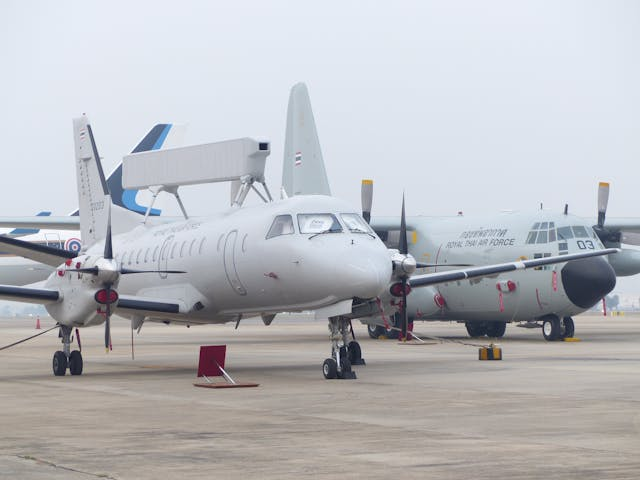
#> input picture data/pexels-saab-340.jpg, 640 x 480 px, found by its file name
$ python 08.py
#> lines starting #> are read from the running program, lines starting #| are printed output that depends on the picture; after the words box and inside, x2 and y2 are one past the last pixel; in counts of white or black regions, pixels touching at a corner belong together
import cv2 as cv
import os
import matplotlib.pyplot as plt
import numpy as np

def hsvColorSegmentation():
    root = os.getcwd()
    imgPath = os.path.join(root, "data\\pexels-saab-340.jpg")
    img = cv.imread(imgPath )
#> img is the input picture: shape (480, 640, 3); mean B, G, R 190.4, 185.9, 184.5
    imgRGB = cv.cvtColor(img, cv.COLOR_BGR2RGB)
    hsv = cv.cvtColor(img, cv.COLOR_BGR2HSV)
#> hsv: shape (480, 640, 3); mean H, S, V 80.4, 22.4, 195.2

    lower_bound = np.array([0, 0, 50])
    upper_bound = np.array([10, 120, 100])
    mask = cv.inRange(hsv, lower_bound, upper_bound)
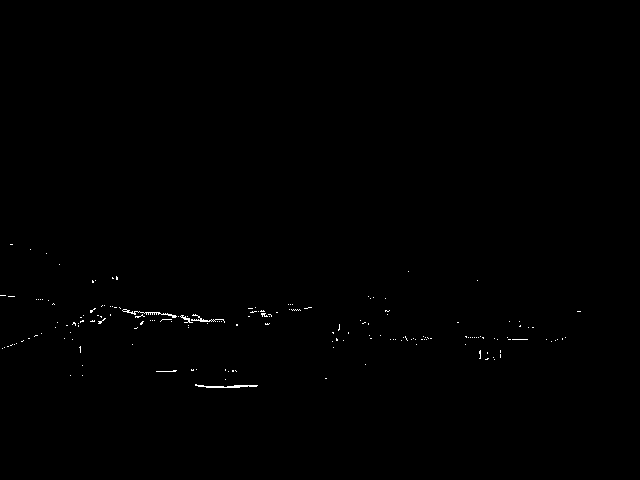
#> mask: shape (480, 640); 0.27% white in thin lines or dots, all inside (x1, y1, x2, y2) = (0, 244, 581, 388)

    plt.figure()
    plt.imshow(imgRGB)
    plt.show()


    cv.imshow('mask', mask)
    cv.waitKey(0)

if __name__ == "__main__":
    hsvColorSegmentation()
